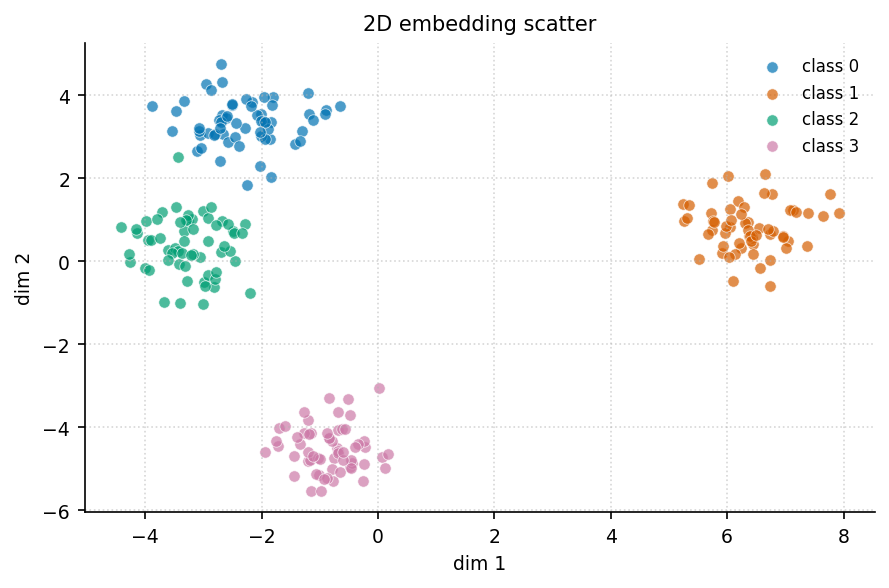

Recreate this plot in Python.
"""tsne_scatter: 降维后散点（用 PCA 模拟，标记类别）."""
import sys, os; sys.path.insert(0, os.path.join(os.path.dirname(os.path.abspath(__file__)), '..', '..', '_utils', 'python'))
import numpy as np
import matplotlib.pyplot as plt
from theme import apply_theme
from palette import cycle

def make_figure(title='2D embedding scatter'):
    apply_theme()
    rng = np.random.default_rng(3)
    centers = rng.uniform(-4, 4, (4, 8))
    X = np.vstack([rng.normal(c, 0.6, (60, 8)) for c in centers])
    labels = np.repeat(np.arange(4), 60)
    Xc = X - X.mean(0)
    _, _, V = np.linalg.svd(Xc, full_matrices=False)
    proj = Xc @ V[:2].T
    fig, ax = plt.subplots()
    for k in range(4):
        m = labels == k
        ax.scatter(proj[m, 0], proj[m, 1], s=30, color=cycle(k),
                   alpha=0.7, edgecolors='w', linewidth=0.4, label=f'class {k}')
    ax.set_xlabel('dim 1'); ax.set_ylabel('dim 2'); ax.set_title(title)
    ax.legend(); ax.grid(True, linestyle=':', alpha=0.5)
    fig.tight_layout()
    return fig

if __name__ == '__main__':
    fig = make_figure(); fig.savefig(__file__.replace('.py', '.png'), dpi=150)
